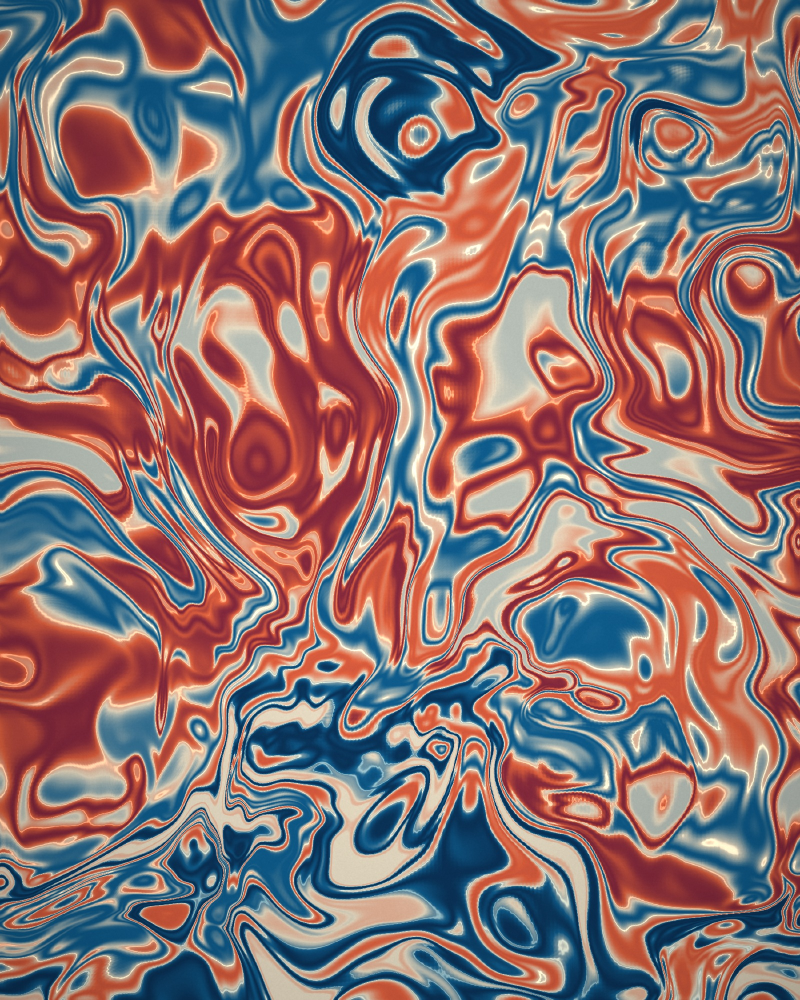
#> input picture examples/abstract_marble.jpg, 1600 x 2000 px (shown at 1/2 size)
$ python -i stillmotion.py   (imports and definitions only)   (older library calls are emulated)
#> lines starting #> are read from the running program, lines starting #| are printed output that depends on the picture; after the words box and inside, x2 and y2 are one past the last pixel; in counts of white or black regions, pixels touching at a corner belong together
#!/usr/bin/env python3
"""stillmotion: turn one still photo into a seamless looping cinemagraph.

Only a masked part of the image moves; everything else stays pixel-identical.
No video model: masks + noise displacement fields + cv2.remap, looped by
blending two phases (or by using periodic cos/sin noise), so frame N == frame 0.

    python stillmotion.py photo.jpg                      # auto effect
    python stillmotion.py photo.jpg --effect drift       # clouds slide, loop
    python stillmotion.py photo.jpg --effect steam --region "35,5,60,38"
"""
import argparse
import math
import os
import shutil
import subprocess
import sys

import cv2
import numpy as np
from PIL import Image, ImageOps

EFFECTS = ("flow", "ripple", "drift", "shimmer", "steam", "snow")
DIRS = {"right": 0, "down": 90, "left": 180, "up": 270,
        "east": 0, "south": 90, "west": 180, "north": 270}


# ----------------------------------------------------------------- helpers
def smoothstep(a, b, x):
    t = np.clip((x - a) / (b - a + 1e-9), 0.0, 1.0)
    return t * t * (3 - 2 * t)


# [52 lines left out: functions fnoise, fbm, load_image, parse_dir, not called in this run]


def lum(img):
    return img @ np.array([0.299, 0.587, 0.114], np.float32)


# [27 lines left out: functions feather, parse_region, load_mask, not called in this run]


def _small(img, target=360):
    h, w = img.shape[:2]
    s = target / w
    return cv2.resize(img, (target, max(2, round(h * s))), interpolation=cv2.INTER_AREA)


def sky_mask(img):
    """Sky = smooth (low-gradient) region connected to the top edge, stopping at ridges/horizons."""
    h, w = img.shape[:2]
    sm = cv2.GaussianBlur(_small(img), (0, 0), 1.2)
    gx = cv2.Sobel(sm, cv2.CV_32F, 1, 0, ksize=3) / 8
    gy = cv2.Sobel(sm, cv2.CV_32F, 0, 1, ksize=3) / 8
    grad = np.sqrt((gx ** 2 + gy ** 2).sum(-1))
    edge = cv2.dilate((grad > 0.028).astype(np.uint8), np.ones((3, 3), np.uint8), iterations=1)
    smooth = (1 - edge).astype(np.uint8)
    sh, sw = smooth.shape
    smooth[int(sh * 0.92):] = 0                      # position prior: sky is not the bottom
    n, lab = cv2.connectedComponents(smooth, connectivity=4)
    keep = np.zeros(sh * sw, bool)
    top = np.unique(lab[: max(2, sh // 40)])
    for l in top:
        if l == 0:
            continue
        if (lab == l).sum() > 0.01 * sh * sw:
            keep |= (lab == l).ravel()
    m = keep.reshape(sh, sw).astype(np.uint8)
    # clouds: bright, desaturated (or blue) pixels touching the sky belong to it too
    mx, mn = sm.max(-1), sm.min(-1)
    sat = (mx - mn) / (mx + 1e-6)
    cloud = ((sat < 0.20) & (mx > 0.55)) | (sm[..., 2] > sm[..., 0] + 0.10)
    cloud[int(sh * 0.92):] = False
    seed = cv2.dilate(m, np.ones((5, 5), np.uint8))
    cand = (cloud | (m > 0)).astype(np.uint8)
    n2, lab2 = cv2.connectedComponents(cand, connectivity=8)
    ids = np.unique(lab2[seed > 0])
    m = np.isin(lab2, ids[ids > 0]).astype(np.uint8)
    m = cv2.morphologyEx(m, cv2.MORPH_CLOSE, np.ones((5, 5), np.uint8))
    m = cv2.erode(m, np.ones((3, 3), np.uint8))       # stay off the ridge line
    m = cv2.resize(m.astype(np.float32), (w, h), interpolation=cv2.INTER_LINEAR)
    return m


# [58 lines left out: functions water_mask, light_mask, make_plate, not called in this run]


# ----------------------------------------------------------------- effects
class Base:
    # [6 lines left out: function __init__, not called in this run]

    def remap(self, src, mx, my):
        return cv2.remap(src, mx.astype(np.float32), my.astype(np.float32), cv2.INTER_LINEAR,
                         borderMode=cv2.BORDER_REFLECT_101)

    def composite(self, warped, plate):
        return np.clip(self.img + self.m3 * (warped - plate), 0, 1)


class Advect(Base):
    """flow / drift: content slides along a direction; two phases are crossfaded so the
    loop is seamless, and the phase differs from place to place so there is never one global
    'cross-dissolve moment'."""

    # [41 lines left out: functions __init__, frame, not called in this run]


class Periodic(Base):
    """ripple / shimmer: displacement = noise1*cos(2*pi*c*u) + noise2*sin(2*pi*c*u): periodic by construction."""

    # [50 lines left out: functions __init__, frame, not called in this run]


class Steam(Base):
    # [41 lines left out: functions __init__, frame, not called in this run]


class Snow(Base):
    # [160 lines left out: functions __init__, frame, build, mask_bbox, prepare, ffmpeg_exe and 3 more, not called in this run]


def to8(f):
    return (np.clip(f, 0, 1) * 255 + 0.5).astype(np.uint8)


# [63 lines left out: function main, not called in this run]


# [2 lines not run here, left out]

>>> import cv2
>>> picture = cv2.imread('../../../examples/abstract_marble.jpg')
#> picture is the input picture: shape (2000, 1600, 3); mean B, G, R 113.8, 113.3, 139.7
>>> result = sky_mask(picture)
#> in sky_mask, `grad = np.sqrt((gx ** 2 + gy ** 2).sum(-1))`:
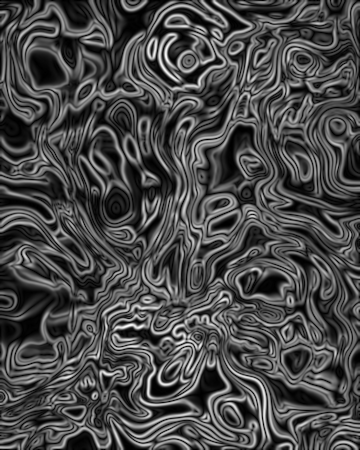
#> grad: shape (450, 360) float32; min 0, max 79.67, mean 23.3; drawn with min black and max white
#> in sky_mask, `edge = cv2.dilate((grad > 0.028).astype(np.uint8), np.ones((3, 3), np...`:
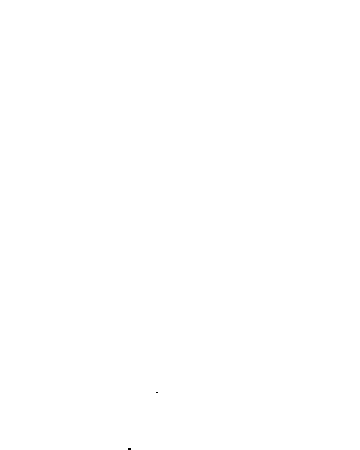
#> edge: shape (450, 360); values 0 (black) and 1 (white), 100% white; black in thin lines or dots, all inside (x1, y1, x2, y2) = (128, 392, 158, 450)
#> in sky_mask, `smooth[int(sh * 0.92):] = 0`: smooth: shape (450, 360); values 0 (black) and 1 (white), 0% white in thin lines or dots, all inside (x1, y1, x2, y2) = (156, 392, 158, 393)
#> in sky_mask, `n, lab = cv2.connectedComponents(smooth, connectivity=4)`: n = 2
#> in sky_mask, `top = np.unique(lab[: max(2, sh // 40)])`: top = [0]
#> the loop in sky_mask, `for l in top:` made 1 pass
#> in sky_mask, `m = keep.reshape(sh, sw).astype(np.uint8)`: m: shape (450, 360); every value is 0
#> in sky_mask, `mx, mn = sm.max(-1), sm.min(-1)`:
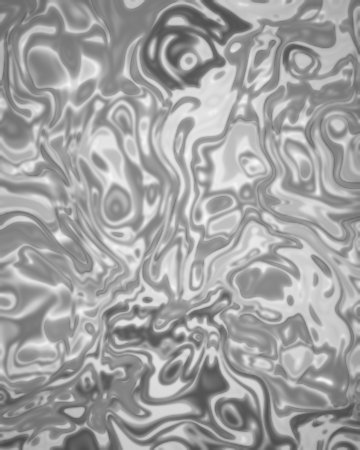
#> mx: shape (450, 360); min 70, max 248, mean 161.8
#> in sky_mask, `mx, mn = sm.max(-1), sm.min(-1)`:
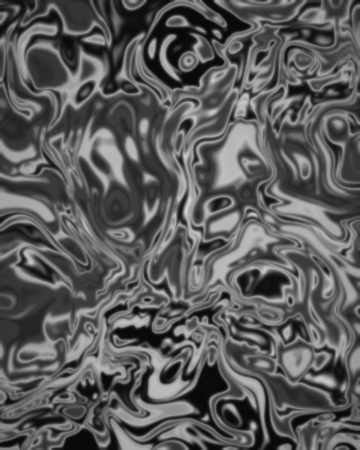
#> mn: shape (450, 360); min 8, max 211, mean 90.9
#> in sky_mask, `sat = (mx - mn) / (mx + 1e-6)`:
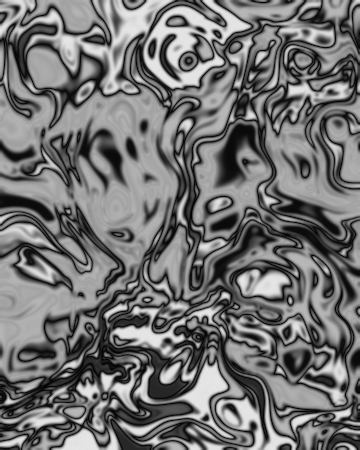
#> sat: shape (450, 360) float64; min 0, max 0.906, mean 0.452
#> in sky_mask, `cloud = ((sat < 0.20) & (mx > 0.55)) | (sm[..., 2] > sm[..., 0] + 0.10)`: cloud: shape (450, 360) bool; 71.4% white; 127 black regions (43 under 20 px), largest, box (x1, y1, x2, y2) and area: (0, 351, 353, 450) 10857, (0, 0, 252, 95) 10326, (103, 259, 231, 394) 3787
#> in sky_mask, `cloud[int(sh * 0.92):] = False`:
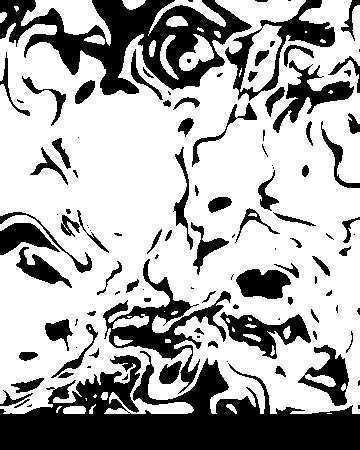
#> cloud: shape (450, 360) bool; 67.3% white; 115 black regions (40 under 20 px), largest, box (x1, y1, x2, y2) and area: (0, 351, 360, 450) 18434, (0, 0, 252, 95) 10326, (103, 259, 231, 394) 3787
#> in sky_mask, `n2, lab2 = cv2.connectedComponents(cand, connectivity=8)`:
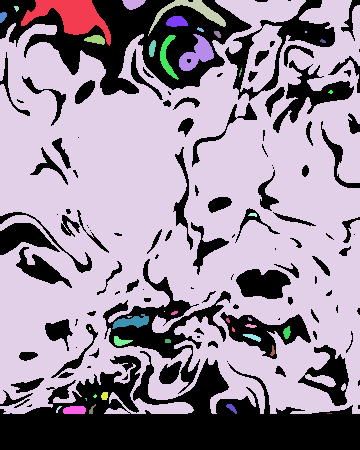
#> lab2: shape (450, 360) int32; 41 distinct labels, from 0 to 40; one colour per label, 0 black
#> in sky_mask, `n2, lab2 = cv2.connectedComponents(cand, connectivity=8)`: n2 = 41
#> in sky_mask, `ids = np.unique(lab2[seed > 0])`: ids = empty array
#> in sky_mask, `m = cv2.resize(m.astype(np.float32), (w, h), interpolation=cv2.INTER_L..`: m: shape (2000, 1600) float32; every value is 0

$ run again, on examples/abstract_silk_strip.jpg
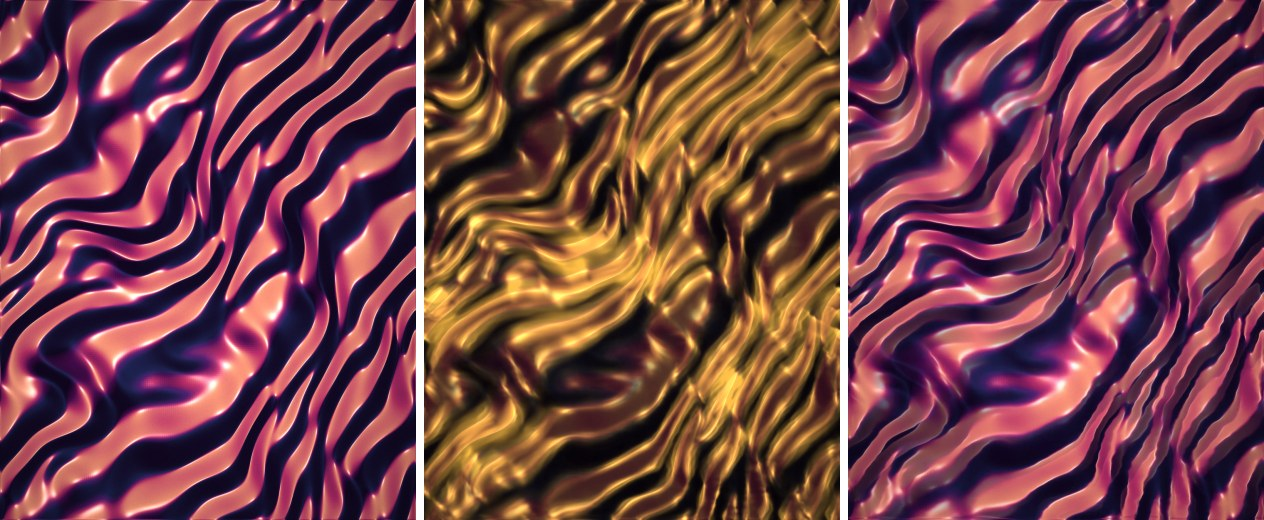
#> input picture examples/abstract_silk_strip.jpg, 1264 x 520 px
#> picture is the input picture: shape (520, 1264, 3); mean B, G, R 71.3, 66.7, 117.6
#> edge: shape (148, 360); every value is 1
#> smooth: shape (148, 360); every value is 0
#> lab: shape (148, 360) int32; every value is 0
#> n = 1
#> top = [0]
#> the loop in sky_mask, `for l in top:` made 1 pass
#> in sky_mask, `cloud[int(sh * 0.92):] = False`:
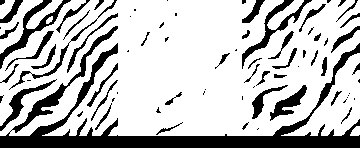
#> cloud: shape (148, 360) bool; 75.1% white; 76 black regions (33 under 20 px), largest, box (x1, y1, x2, y2) and area: (0, 26, 360, 148) 7056, (0, 0, 71, 69) 797, (242, 0, 312, 69) 700
#> in sky_mask, `n2, lab2 = cv2.connectedComponents(cand, connectivity=8)`:
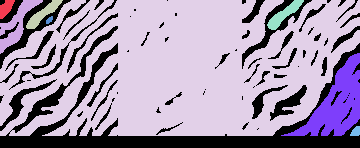
#> lab2: shape (148, 360) int32; 9 distinct labels, from 0 to 8; one colour per label, 0 black
#> n2 = 9
#> ids = empty array
#> m: shape (520, 1264) float32; every value is 0

$ run again, on examples/clouds_strip.jpg
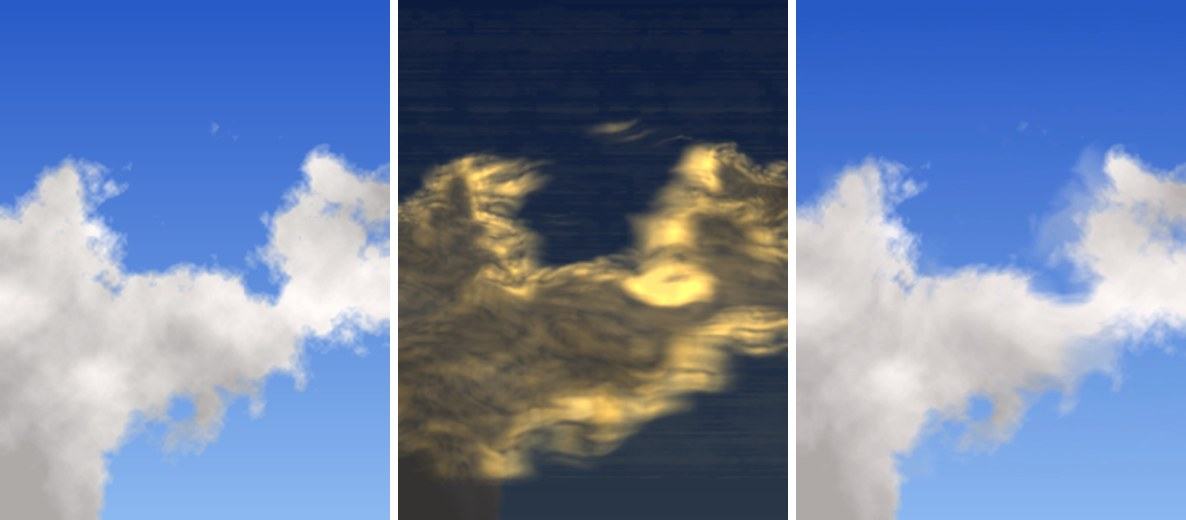
#> input picture examples/clouds_strip.jpg, 1186 x 520 px
#> picture is the input picture: shape (520, 1186, 3); mean B, G, R 167.1, 132.8, 114.7
#> edge: shape (158, 360); values 0 (black) and 1 (white), 98.7% white; 9 black regions (1 under 20 px), largest, box (x1, y1, x2, y2) and area: (157, 151, 234, 154) 226, (0, 142, 12, 158) 147, (0, 0, 113, 1) 113
#> lab: shape (158, 360) int32; 7 distinct labels, from 0 to 6
#> n = 7
#> top = [0, 1, 2, 3, 4]
#> the loop in sky_mask, `for l in top:` made 5 passes
#> in sky_mask, `n2, lab2 = cv2.connectedComponents(cand, connectivity=8)`:
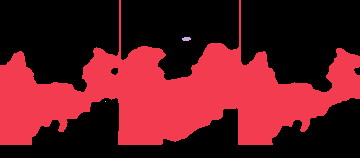
#> lab2: shape (158, 360) int32; 4 distinct labels, from 0 to 3; one colour per label, 0 black
#> n2 = 4
#> ids = empty array
